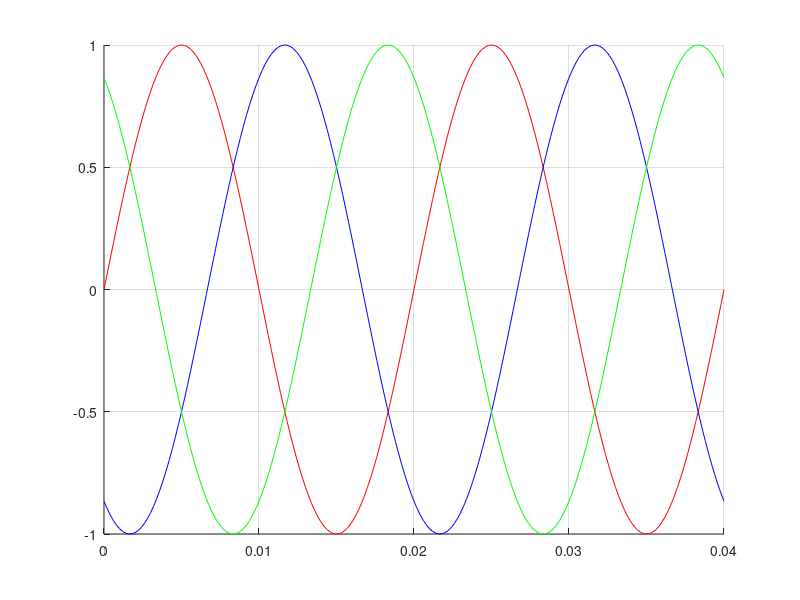

Recreate this plot in MATLAB.
t = 0 : 0.0002 : 0.04 ;
y1 = sin(2*pi*50*t) ;
y2 = sin(2*pi*50*t - 2*pi/3) ;
y3 = sin(2*pi*50*t + 2*pi/3) ;
figure();
hold on;
plot(t, y1, 'r');
plot(t, y2, 'b');
plot(t, y3, 'g');
grid on;

%plot3(y1, y2, y3) ;
